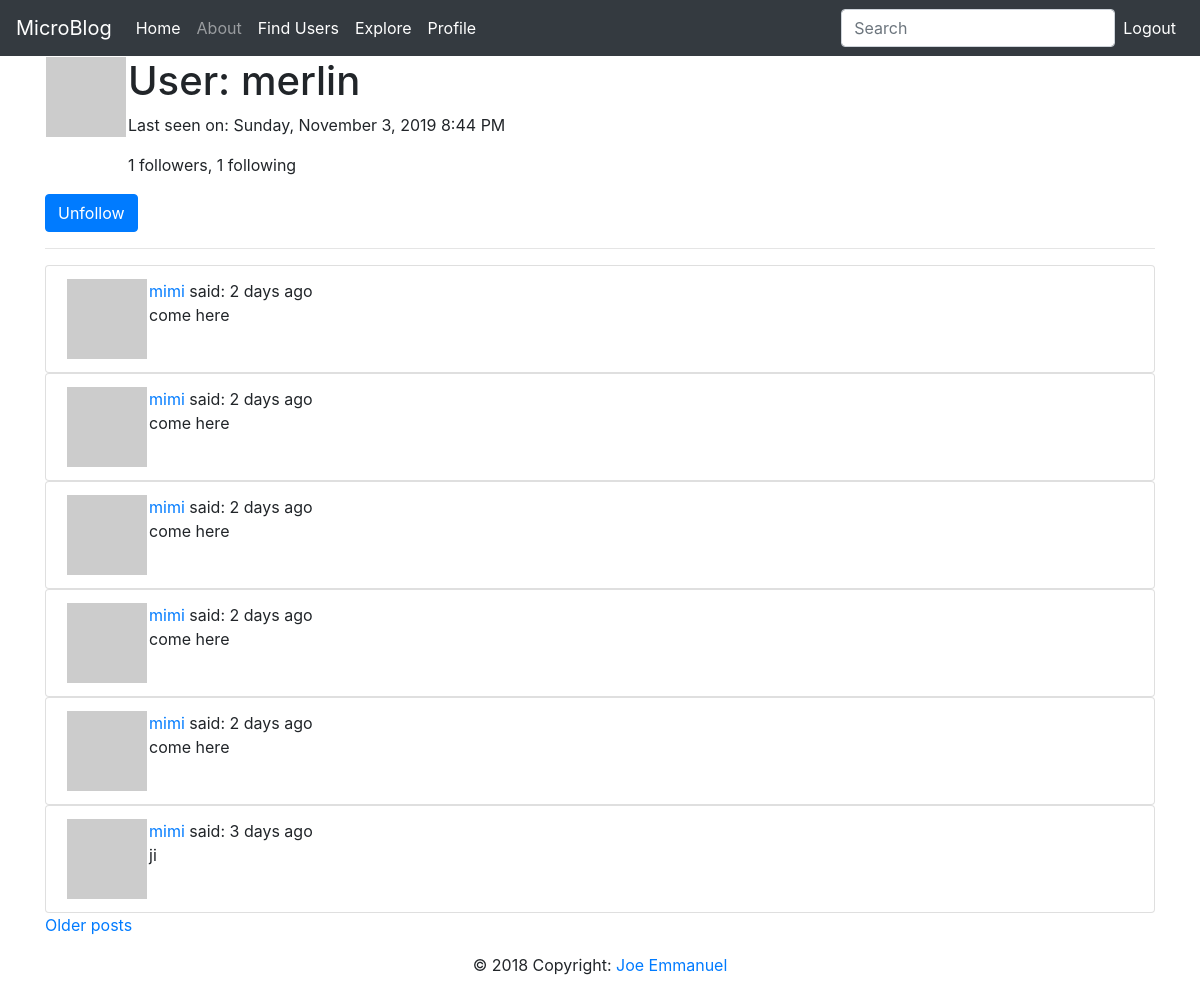
/user/merlin (signed in), run on the app's committed database.
### app/models.py (models this page shows, shortened)
class User(UserMixin, db.Model):
    __tablename__ = 'user'
    id = db.Column(db.Integer, primary_key=True)
    username = db.Column(db.String(64), index=True, unique=True)
    email = db.Column(db.String(64), index=True, unique=True)
    password_hash = db.Column(db.String(128))
    posts = db.relationship('Post', backref='author', lazy='dynamic')
    about_me = db.Column(db.String(140))
    last_seen = db.Column(db.DateTime, default=datetime.utcnow)
    followed = db.relationship(
        'User', secondary=followers,
        primaryjoin=(followers.c.follower_id == id),
        secondaryjoin=(followers.c.followed_id == id),
        backref=db.backref('followers', lazy='dynamic'), lazy='dynamic')
    def avatar(self, size):
        digest = md5(self.email.lower().encode('utf-8')).hexdigest()
        return 'https://www.gravatar.com/avatar/{}?d=identicon&s={}'.format(
            digest, size)
    def is_following(self, user):
        return self.followed.filter(followers.c.followed_id == user.id).count() > 0
    def followed_posts(self):
        followed = Post.query.join(followers, (followers.c.followed_id == Post.user_id)) \
            .filter(followers.c.follower_id == self.id)
        own = Post.query.filter_by(user_id=self.id)
        return followed.union(own).order_by(Post.timestamp.desc())

class Post(db.Model):
    __tablename__ = 'posts'
    id = db.Column(db.Integer, primary_key=True)
    body = db.Column(db.String(140))
    timestamp = db.Column(db.DateTime, index=True, default=datetime.utcnow)
    user_id = db.Column(db.Integer, db.ForeignKey('user.id'))
    language = db.Column(db.String(5))

### app/main/routes.py (the view)
@bp.route('/user/<username>')
@login_required
def user(username):
    user = User.query.filter_by(username=username).first_or_404()
    page = request.args.get('page', 1, type=int)
    posts = current_user.followed_posts().paginate(page, current_app.config['POSTS_PER_PAGE'], False)
    next_url = url_for('main.user', username=user.username, page=posts.next_num) if posts.has_next else None
    prev_url = url_for('main.user', username=user.username, page=posts.prev_num) if posts.has_prev else None
    return render_template('user.html', user=user, posts=posts.items, next_url=next_url, prev_url=prev_url)

### app/main/forms.py
class SearchForm(FlaskForm):
    q = StringField('Search', validators=[DataRequired()])
    def __init__(self, *args, **kwargs):
        if 'formdata' not in kwargs:
            kwargs['formdata'] = request.args
        if 'csrf_enabled' not in kwargs:
            kwargs['csrf_enabled'] = False
        super(SearchForm, self).__init__(*args, **kwargs)

### app/main/routes.py (called while the page is built)
@bp.before_request
def before_request():
    if current_user.is_authenticated:
        current_user.last_seen = datetime.utcnow()
        db.session.commit()
        g.search_form = SearchForm()

### app/models.py (called while the page is built)
@login.user_loader
def loaded_user(id):
    return User.query.get(int(id))

### app/templates/user.html (shortened to what this page needs)
{% extends "base.html" %}
{% block content %}
    <table>
        <tr valign="top">
            <td><img src="{{ user.avatar(128) }}"></td>
            <td>
                <h1>User: {{ user.username }}</h1>
                {% if user.last_seen %}
                <p>Last seen on: {{ moment(user.last_seen).format('LLLL') }}</p>
                {% endif %}
                <p>{{ user.followers.count() }} followers, {{ user.followed.count() }} following</p>
            </td>
        </tr>
    </table>
        {% if user == current_user %}
        <p><a href="{{ url_for('main.edit_profile') }}">Edit your profile</a></p>
        {% elif not current_user.is_following(user) %}
        <p><a class="btn btn-primary" href="{{ url_for('main.follow', username=user.username) }}">Follow</a></p>
        {% else %}
        <p><a class="btn btn-primary" href="{{ url_for('main.unfollow', username=user.username) }}">Unfollow</a></p>
        {% endif %}
    <hr>
    {% for post in posts %}
        <ul class="list-group">
            <li class="list-group-item">{% include 'includes/_post.html' %}</li>
        </ul>
    {% endfor %}
    {% if next_url %}
    <a href="{{ next_url }}">Older posts</a>
    {% endif %}
{% endblock %}

### app/templates/includes/_post.html
<table>
    <tr valign="top">
        <td><img src="{{ post.author.avatar(36) }}"></td>
        <td>
            <a href="{{ url_for('main.user', username=post.author.username) }}">
            {{ post.author.username }}
            </a>
            said: {{ moment(post.timestamp).fromNow() }}
            <br>
            {{ post.body }}
        </td>
    </tr>
</table>

### data on the page
User: username "merlin", last_seen "Sunday, November 3, 2019 8:44 PM"
Post: author.username "mimi", timestamp "2 days ago", body "come here"
Post: author.username "mimi", timestamp "2 days ago", body "come here"
Post: author.username "mimi", timestamp "2 days ago", body "come here"
Post: author.username "mimi", timestamp "2 days ago", body "come here"
Post: author.username "mimi", timestamp "2 days ago", body "come here"
Post: author.username "mimi", timestamp "3 days ago", body "ji"

### other printed values
{{ user.followers.count() }} "1"
{{ user.followed.count() }} "1"
